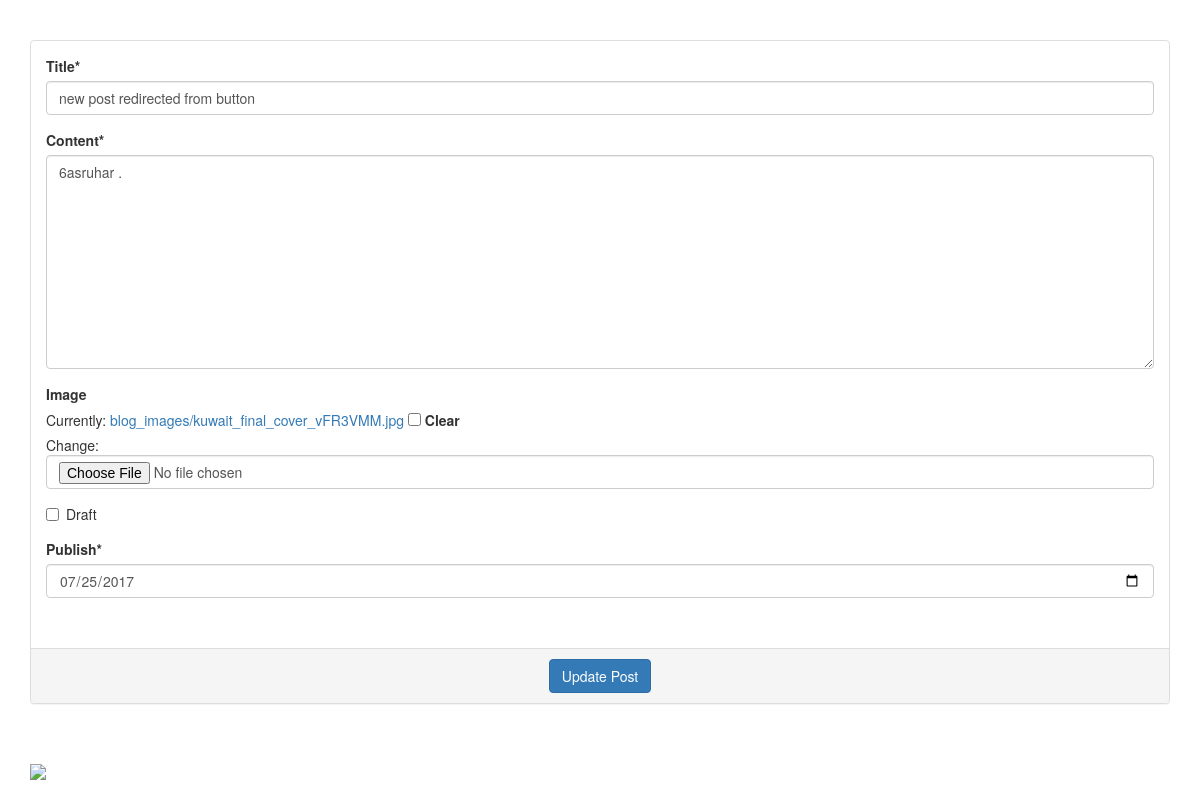
Screenshot of /update/new-post-redirected-from-button/ (signed in) with the database file from the repository.
### post/models.py (models this page shows, shortened)
class Post(models.Model):
	author = models.ForeignKey(User, default=1)
	title = models.CharField(max_length=140)
	content = models.TextField()
	draft = models.BooleanField(default=False)
	image = models.ImageField(upload_to="blog_images", null=True, blank=True)
	updated = models.DateTimeField(auto_now=True)
	timestamp = models.DateTimeField(auto_now_add=True)
	publish = models.DateField()
	slug = models.SlugField(unique=True)

### post/views.py (the view)
# urls.py: url(r'^update/(?P<slug>[-\w]+)/$', views.post_update, name="update"),
def post_update(request, slug):
	if not (request.user.is_superuser):
		raise Http404
	post_object = get_object_or_404(Post, slug=slug)
	form = PostForm(request.POST or None, request.FILES or None, instance=post_object)
	if form.is_valid():
		form.save()
		messages.success(request, "zain sawait")
		return redirect("posts:list")
	context = {
		"form": form,
		"post_object": post_object,
	}
	return render(request, 'update.html', context)

### post/forms.py
class PostForm(forms.ModelForm):
	class Meta:
		model = Post
		fields = ['title', 'content', 'image', 'draft', 'publish']
		widgets = {
		'publish': forms.DateInput(attrs={"type":"date"}),
		}

### post/templates/update.html (shortened to what this page needs)
<!DOCTYPE html>
{% load static %}
{% load crispy_forms_tags %}
<html>
<head>
	<link rel="stylesheet" type="text/css" href="{% static 'css/bootstrap.min.css' %}">
</head>
<body>
<div class="container">
<br><br>
<div class="panel panel-default">
  <div class="panel-body">
    <form method="Post" action="{% url 'posts:update' slug=post_object.slug %}" enctype="multipart/form-data">
{{form|crispy}}<br></div>
<div class="panel-footer"><div align="center">
<input class="btn btn-primary" type="submit" value="Update Post"></div>
</form></div></form></div>
<br><br>
<div>
<div align="center"> <img class="img-responsive" src="https://dev.dutil.com/wp-content/uploads/2016/12/update.jpg"></div>
</div>
</body>
</html>

### rows the page displays
Post: title "new post redirected from button", content "6asruhar .", publish "07/25/2017"
